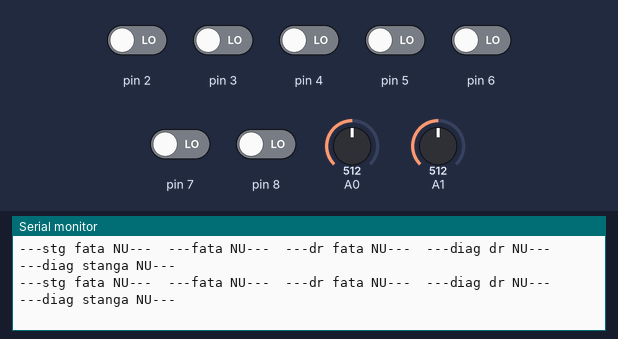
The sketch below on a simulated Arduino Uno, built with avr-gcc and run on an emulated ATmega328P. Shown: the last lines printed to the serial monitor. Inputs (shaded band) come from the test bench; at power-on: pin 2–8 LOW, A0 = 512, A1 = 512.

Above: at 1.0 s.
1.1 s: pin 3 driven HIGH
At 1.3 s:
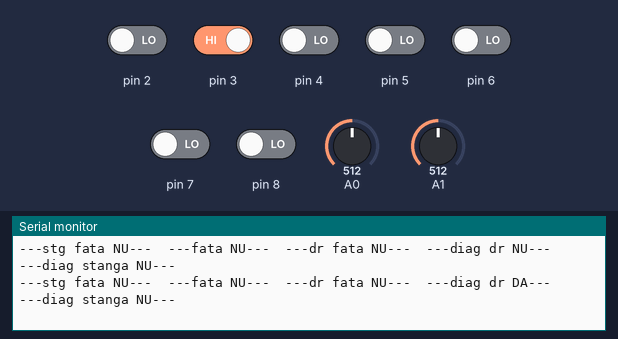
3.0 s: pin 4 driven HIGH
At 3.34 s:
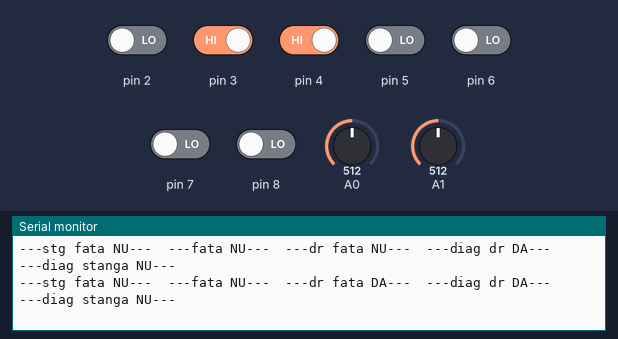
5.1 s: pin 5 driven HIGH
At 5.37 s:
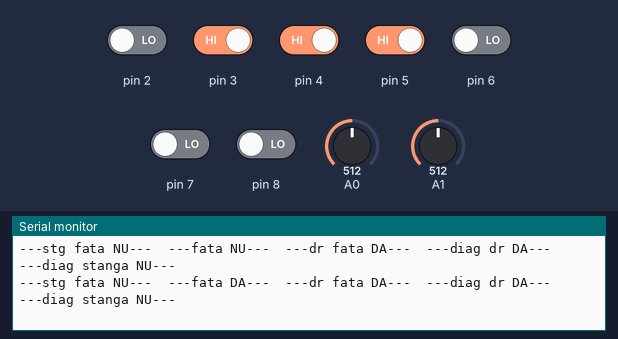
7.1 s: pin 7 driven HIGH
At 7.41 s:
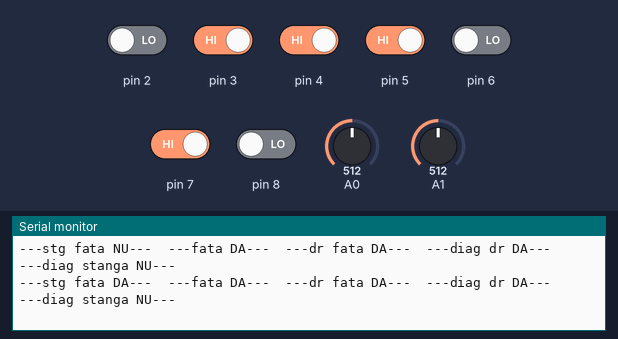
9.1 s: pin 8 driven HIGH
At 9.45 s:
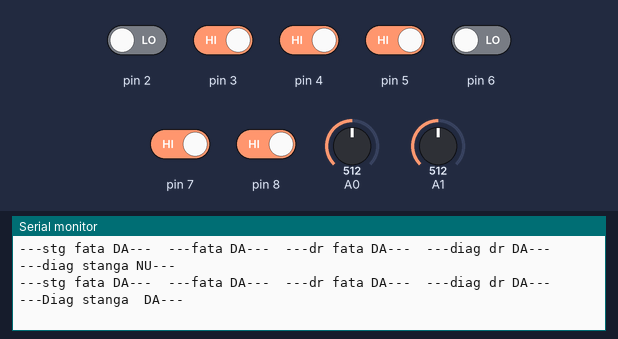
11.2 s: pin 3 driven LOW
At 11.49 s:
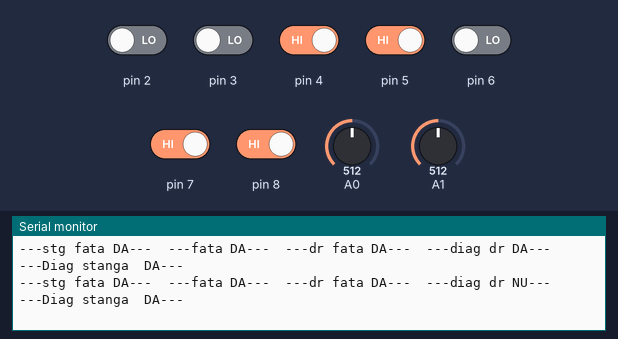

The sketch:

test_biti.ino
```cpp
#include <avr/io.h>

/*
   2 - stanga diagonala
   3 - stanga
   4 - stanga fata
   5 - centru
   6 - dr fata
   7 - dr
   8 - dr diag

   9-12 - dip

   A0(dr),A1- qtr

   13 - start
   saber tx - tx
*/

void select_strategie();

byte sensors;
unsigned long atac_millis = 0, qtr_millis = 0, search_millis = 0, diferenta_millis = 0;;
boolean seen = false, parte;//parte - false= stanga, true = dreapta
char direction = 0, strategie = 0;
int qtr_stanga_fata, qtr_dreapta_fata;

int main(void)
{
  init();
  /*
    DDRD  &= ~0xFC; //senzori 2,3,4,5,6,7
    PORTD &= ~0xFC;

    DDRB  &= ~0x3F; //senzor 8 + dip switches+senzor start stop
    PORTB &= ~0x1F;*/
  DDRD &= ~0xBD;
  PORTD &= ~0xBD;

  DDRB &= ~0x01;
  PORTB &= ~0x01;
  Serial.begin(9600);
  while (1)
  {
    //sensors = (PIND & ~0x03) | ((PINB & 0x01) & 0x03);
    sensors = (PIND & ~0x47) | (PINB & 0x01);
    qtr_stanga_fata  = analogRead(A0);
    qtr_dreapta_fata = analogRead(A1);/*
    if(PINB & 0x02)
    {
      Serial.print("---dip1 NU---");
      Serial.print("\t");
    }
    else
    {
      Serial.print("---dip1 DA---");
      Serial.print("\t");
    }

    if(PINB & 0x04)
    {
      Serial.print("---dip2 NU---");
      Serial.print("\t");
    }
    else
    {
      Serial.print("---dip2 DA---");
      Serial.print("\t");
    }
    if(PINB & 0x08)
    {
      Serial.print("---dip3 NU---");
      Serial.print("\t");
    }
    else
    {
      Serial.print("---dip3 DA---");
      Serial.print("\t");
    }
    if(PINB & 0x10)
    {
      Serial.print("---dip4 NU---");
      Serial.print("\t");
    }
    else
    {
      Serial.print("---dip4 DA---");
      Serial.print("\t");
    }*//*
    if(sensors & 0x04)
    {
      Serial.print("---diag stg NU---");
      Serial.print("\t");
    }
    else
    {
      Serial.print("---diag stg DA---");
      Serial.print("\t");
    }
    if(sensors & 0x08)
    {
      Serial.print("---stg NU---");
      Serial.print("\t");
    }
    else
    {
      Serial.print("---stg DA---");
      Serial.print("\t");
    }
    if(sensors & 0x10)
    {
      Serial.print("---fata stg NU---");
      Serial.print("\t");
    }
    else
    {
      Serial.print("---fata stg DA---");
      Serial.print("\t");
    }
    if(sensors & 0x20)
    {
      Serial.print("---mijl NU---");
      Serial.print("\t");
    }
    else
    {
      Serial.print("---mijl DA---");
      Serial.print("\t");
    }
    if(sensors & 0x40)
    {
      Serial.print("---dr_fata NU---");
      Serial.print("\t");
    }
    else
    {
      Serial.print("---dr_fata DA---");
      Serial.print("\t");
    }
    if(sensors & 0x80)
    {
      Serial.print("---dreapta NU---");
      Serial.print("\t");
    }
    else
    {
      Serial.print("---dreapta DA---");
      Serial.print("\t");
    }
    if(sensors & 0x01)
    {
      Serial.print("---diag dreapta NU---");
      Serial.print("\t");
    }
    else
    {
      Serial.print("---diag dreapta DA---");
      Serial.print("\t");
    }
    Serial.println(" ");*/
    if (sensors & 0x80)
    {
      Serial.print("---stg fata DA---");
      Serial.print("\t");
    }
    else
    {
      Serial.print("---stg fata NU---");
      Serial.print("\t");
    }
    if (sensors & 0x20)
    {
      Serial.print("---fata DA---");
      Serial.print("\t");
    }
    else
    {
      Serial.print("---fata NU---");
      Serial.print("\t");
    }
    if (sensors & 0x10)
    {
      Serial.print("---dr fata DA---");
      Serial.print("\t");
    }
    else
    {
      Serial.print("---dr fata NU---");
      Serial.print("\t");
    }
    if (sensors & 0x08)
    {
      Serial.print("---diag dr DA---");
      Serial.print("\t");
    }
    else
    {
      Serial.print("---diag dr NU---");
      Serial.print("\t");
    }
    if (sensors & 0x01)
    {
      Serial.print("---Diag stanga  DA---");
      Serial.print("\t");
    }
    else
    {
      Serial.print("---diag stanga NU---");
      Serial.print("\t");
    }
    Serial.println(" ");
    delay(200);
  }//end while
}


void select_strategie()
{
  if (PINB & 0x12 == 0x12)
    strategie = 0;
  else if (PINB & 0x02)
    strategie = 1;
  else if (PINB & 0x10)
    strategie = 2;
  else if (!(PINB & 0x12))
    strategie = 3;
}
```

Measured:
- after the input at 1.1 s, the serial monitor: prints a new line at once (image 1)
- after the input at 3.0 s, the serial monitor: prints a new line after 0.17 s (image 2)
- after the input at 5.1 s, the serial monitor: prints a new line after 0.10 s (image 3)
- after the input at 7.1 s, the serial monitor: prints a new line after 0.14 s (image 4)
- after the input at 9.1 s, the serial monitor: prints a new line after 0.18 s (image 5)
- after the input at 11.2 s, the serial monitor: prints a new line after 0.12 s (image 6)
